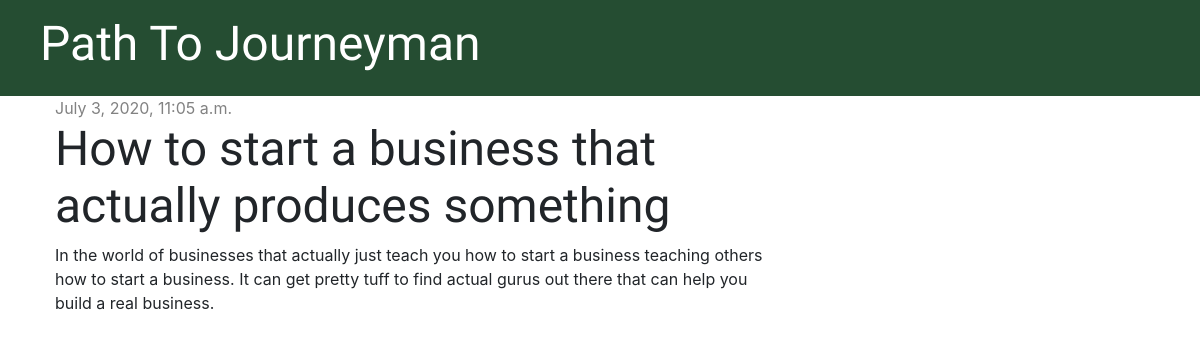
/post/3/, run on an earlier commit of the app's database.
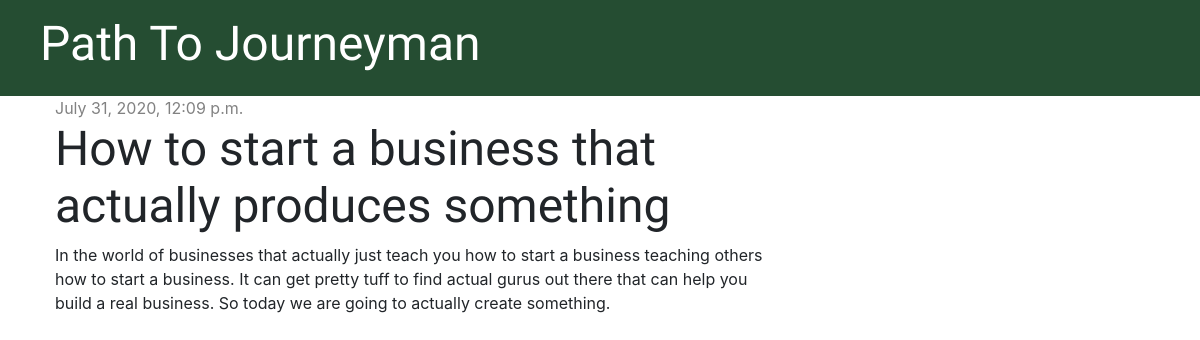
And on a later commit of the database.
### blog/models.py (models this page shows, shortened)
class Post(models.Model):
    author = models.ForeignKey('auth.User', on_delete=models.CASCADE)
    title = models.CharField(max_length=200)
    text = models.TextField()
    created_date = models.DateTimeField(default=timezone.now)
    published_date = models.DateTimeField(blank=True, null=True)

### blog/views.py (the view)
# urls.py: path('post/<int:pk>/', views.post_detail, name='post_detail'),
def post_detail(request, pk):
    post = get_object_or_404(Post, pk=pk)
    stuff_for_frontend = {'post': post}
    return render(request, 'blog/post_detail.html', stuff_for_frontend)

### blog/templates/blog/post_detail.html (shortened to what this page needs)
{% extends 'blog/base.html' %}
{% block content %}
    <div class="post">
        {% if post.published_date %}
            <div class="date">
                {{ post.published_date }}
            </div>
        {% endif %}
        <h1>{{ post.title }}</h1>
        <p>{{ post.text|linebreaksbr }}</p>
    </div>
{% endblock %}

What changed in the data, as far as the page shows it:
changed Post "How to start a business that actually produces something": published_date "July 3, 2020, 11:05 a.m." → "July 31, 2020, 12:09 p.m."; text "…build a real business." → "…build a real business. So today we are going to actually create something."
